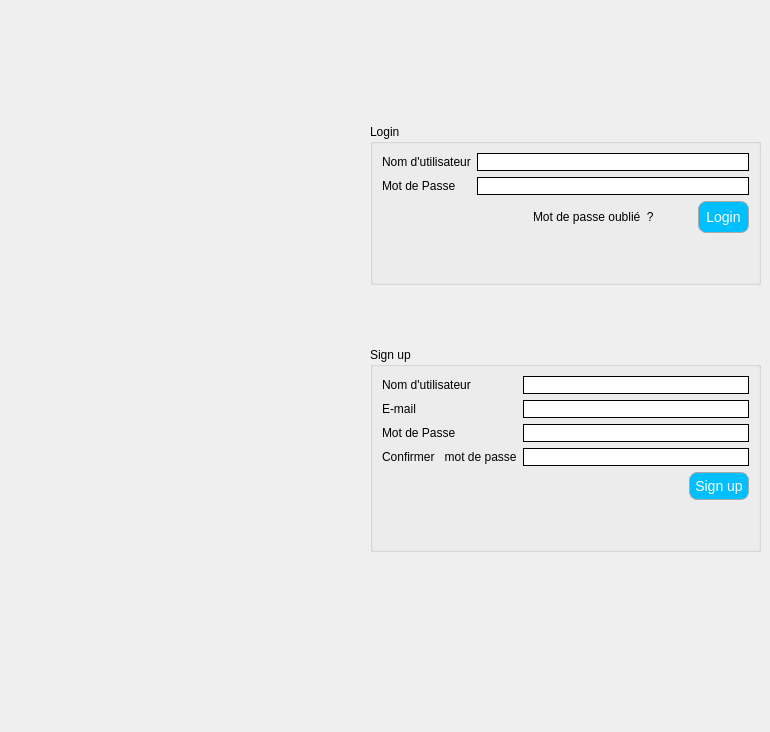
       <widget class="QWidget" name="page_2">
        <widget class="QWidget" name="layoutWidget_6">
         <property name="geometry">
          <rect>
           <x>370</x>
           <y>10</y>
           <width>391</width>
           <height>713</height>
          </rect>
         </property>
         <layout class="QVBoxLayout" name="verticalLayout_62">
          <item>
           <spacer name="verticalSpacer_69">
            <property name="orientation">
             <enum>Qt::Vertical</enum>
            </property>
            <property name="sizeHint" stdset="0">
             <size>
              <width>20</width>
              <height>40</height>
             </size>
            </property>
           </spacer>
          </item>
          <item>
           <spacer name="verticalSpacer_71">
            <property name="orientation">
             <enum>Qt::Vertical</enum>
            </property>
            <property name="sizeHint" stdset="0">
             <size>
              <width>20</width>
              <height>40</height>
             </size>
            </property>
           </spacer>
          </item>
          <item>
           <widget class="QGroupBox" name="groupBox_12">
            <property name="styleSheet">
             <string notr="true">font: 75 10pt &quot;MS Shell Dlg 2&quot;;</string>
            </property>
            <property name="title">
             <string>Login</string>
            </property>
            <layout class="QVBoxLayout" name="verticalLayout_63">
             <item>
              <layout class="QVBoxLayout" name="verticalLayout_64">
               <item>
                <layout class="QFormLayout" name="formLayout_14">
                 <item row="0" column="0">
                  <widget class="QLabel" name="usernameLabel">
                   <property name="text">
                    <string>Nom d'utilisateur</string>
                   </property>
                  </widget>
                 </item>
                 <item row="1" column="0">
                  <widget class="QLabel" name="passwordLabel">
                   <property name="text">
                    <string>Mot de Passe</string>
                   </property>
                  </widget>
                 </item>
                 <item row="0" column="1">
                  <widget class="QLineEdit" name="usernameLineEdit_login">
                   <property name="styleSheet">
                    <string notr="true">QLineEdit
{
 border-width: 1px;
border-style: solid;
border-color: black;
  border-radius: 10px;
padding:0 8;
}</string>
                   </property>
                  </widget>
                 </item>
                 <item row="1" column="1">
                  <widget class="QLineEdit" name="passwordLineEdit_login">
                   <property name="styleSheet">
                    <string notr="true">QLineEdit
{
 border-width: 1px;
border-style: solid;
border-color: black;
  border-radius: 10px;
padding:0 8;
}</string>
                   </property>
                  </widget>
                 </item>
                </layout>
               </item>
               <item>
                <layout class="QHBoxLayout" name="horizontalLayout_41">
                 <item>
                  <spacer name="horizontalSpacer_33">
                   <property name="orientation">
                    <enum>Qt::Horizontal</enum>
                   </property>
                   <property name="sizeHint" stdset="0">
                    <size>
                     <width>40</width>
                     <height>20</height>
                    </size>
                   </property>
                  </spacer>
                 </item>
                 <item>
                  <spacer name="horizontalSpacer_34">
                   <property name="orientation">
                    <enum>Qt::Horizontal</enum>
                   </property>
                   <property name="sizeHint" stdset="0">
                    <size>
                     <width>40</width>
                     <height>20</height>
                    </size>
                   </property>
                  </spacer>
                 </item>
                 <item>
                  <spacer name="horizontalSpacer_35">
                   <property name="orientation">
                    <enum>Qt::Horizontal</enum>
                   </property>
                   <property name="sizeHint" stdset="0">
                    <size>
                     <width>40</width>
                     <height>20</height>
                    </size>
                   </property>
                  </spacer>
                 </item>
                 <item>
                  <spacer name="horizontalSpacer_36">
                   <property name="orientation">
                    <enum>Qt::Horizontal</enum>
                   </property>
                   <property name="sizeHint" stdset="0">
                    <size>
                     <width>40</width>
                     <height>20</height>
                    </size>
                   </property>
                  </spacer>
                 </item>
                 <item>
                  <widget class="QLabel" name="mdp_oublie_label">
                   <property name="text">
                    <string>Mot de passe oublié  ?</string>
                   </property>
                  </widget>
                 </item>
                 <item>
                  <spacer name="horizontalSpacer_37">
                   <property name="orientation">
                    <enum>Qt::Horizontal</enum>
                   </property>
                   <property name="sizeHint" stdset="0">
                    <size>
                     <width>40</width>
                     <height>20</height>
                    </size>
                   </property>
                  </spacer>
                 </item>
                 <item>
                  <widget class="QPushButton" name="login_button">
                   <property name="styleSheet">
                    <string notr="true">QPushButton {
color: #FFFFFF;
background:#00BFFF;
border: none;
font-size:14px;
font-family:Arial, Helvetica, sans-serif;
border: 1px solid #A9A9A9;
border-top-left-radius: 7px;
border-top-right-radius: 7px;
border-radius: 8px;
padding:7px 7px 7px 7px;
}
QPushButton:hover {
color:#fff;
background:#A9A9A9;
border: none;
border-top-left-radius: 7px;
border-top-right-radius: 7px;
}</string>
                   </property>
                   <property name="text">
                    <string>Login</string>
                   </property>
                  </widget>
                 </item>
                </layout>
               </item>
              </layout>
             </item>
             <item>
              <spacer name="verticalSpacer_72">
               <property name="orientation">
                <enum>Qt::Vertical</enum>
               </property>
               <property name="sizeHint" stdset="0">
                <size>
                 <width>20</width>
                 <height>40</height>
                </size>
               </property>
              </spacer>
             </item>
            </layout>
           </widget>
          </item>
          <item>
           <spacer name="verticalSpacer_73">
            <property name="orientation">
             <enum>Qt::Vertical</enum>
            </property>
            <property name="sizeHint" stdset="0">
             <size>
              <width>20</width>
              <height>40</height>
             </size>
            </property>
           </spacer>
          </item>
          <item>
           <widget class="QGroupBox" name="groupBox_25">
            <property name="styleSheet">
             <string notr="true">font: 75 10pt &quot;MS Shell Dlg 2&quot;;</string>
            </property>
            <property name="title">
             <string>Sign up</string>
            </property>
            <layout class="QVBoxLayout" name="verticalLayout_65">
             <item>
              <layout class="QVBoxLayout" name="verticalLayout_66">
               <item>
                <layout class="QFormLayout" name="formLayout_15">
                 <item row="0" column="0">
                  <widget class="QLabel" name="label_115">
                   <property name="text">
                    <string>Nom d'utilisateur</string>
                   </property>
                  </widget>
                 </item>
                 <item row="3" column="0">
                  <widget class="QLabel" name="label_124">
                   <property name="text">
                    <string>Confirmer   mot de passe</string>
                   </property>
                  </widget>
                 </item>
                 <item row="2" column="0">
                  <widget class="QLabel" name="label_125">
                   <property name="text">
                    <string>Mot de Passe</string>
                   </property>
                  </widget>
                 </item>
                 <item row="1" column="0">
                  <widget class="QLabel" name="label_126">
                   <property name="text">
                    <string>E-mail</string>
                   </property>
                  </widget>
                 </item>
                 <item row="0" column="1">
                  <widget class="QLineEdit" name="usernameLineEdit_signup">
                   <property name="styleSheet">
                    <string notr="true">QLineEdit
{
 border-width: 1px;
border-style: solid;
border-color: black;
  border-radius: 10px;
padding:0 8;
}</string>
                   </property>
                  </widget>
                 </item>
                 <item row="1" column="1">
                  <widget class="QLineEdit" name="eMailLineEdit_signup">
                   <property name="styleSheet">
                    <string notr="true">QLineEdit
{
 border-width: 1px;
border-style: solid;
border-color: black;
  border-radius: 10px;
padding:0 8;
}</string>
                   </property>
                  </widget>
                 </item>
                 <item row="2" column="1">
                  <widget class="QLineEdit" name="passwordLineEdit_signup">
                   <property name="styleSheet">
                    <string notr="true">QLineEdit
{
 border-width: 1px;
border-style: solid;
border-color: black;
  border-radius: 10px;
padding:0 8;
}</string>
                   </property>
                  </widget>
                 </item>
                 <item row="3" column="1">
                  <widget class="QLineEdit" name="confimerMotDePasseLineEdit_signup">
                   <property name="styleSheet">
                    <string notr="true">QLineEdit
{
 border-width: 1px;
border-style: solid;
border-color: black;
  border-radius: 10px;
padding:0 8;
}</string>
                   </property>
                  </widget>
                 </item>
                </layout>
               </item>
               <item>
                <layout class="QHBoxLayout" name="horizontalLayout_42">
                 <item>
                  <spacer name="horizontalSpacer_38">
                   <property name="orientation">
                    <enum>Qt::Horizontal</enum>
                   </property>
                   <property name="sizeHint" stdset="0">
                    <size>
                     <width>40</width>
                     <height>20</height>
                    </size>
                   </property>
                  </spacer>
                 </item>
                 <item>
                  <widget class="QPushButton" name="signup_button">
                   <property name="styleSheet">
                    <string notr="true">QPushButton {
color: #FFFFFF;
background:#00BFFF;
border: none;
font-size:14px;
font-family:Arial, Helvetica, sans-serif;
border: 1px solid #A9A9A9;
border-top-left-radius: 7px;
border-top-right-radius: 7px;
border-radius: 8px;
padding:5px 5px 5px 5px;
}
QPushButton:hover {
color:#fff;
background:#A9A9A9;
border: none;
border-top-left-radius: 7px;
border-top-right-radius: 7px;
}</string>
                   </property>
                   <property name="text">
                    <string>Sign up</string>
                   </property>
                  </widget>
                 </item>
                </layout>
               </item>
               <item>
                <spacer name="verticalSpacer_74">
                 <property name="orientation">
                  <enum>Qt::Vertical</enum>
                 </property>
                 <property name="sizeHint" stdset="0">
                  <size>
                   <width>20</width>
                   <height>40</height>
                  </size>
                 </property>
                </spacer>
               </item>
              </layout>
             </item>
            </layout>
           </widget>
          </item>
          <item>
           <spacer name="verticalSpacer_75">
            <property name="orientation">
             <enum>Qt::Vertical</enum>
            </property>
            <property name="sizeHint" stdset="0">
             <size>
              <width>20</width>
              <height>40</height>
             </size>
            </property>
           </spacer>
          </item>
          <item>
           <spacer name="verticalSpacer_76">
            <property name="orientation">
             <enum>Qt::Vertical</enum>
            </property>
            <property name="sizeHint" stdset="0">
             <size>
              <width>20</width>
              <height>40</height>
             </size>
            </property>
           </spacer>
          </item>
          <item>
           <spacer name="verticalSpacer_77">
            <property name="orientation">
             <enum>Qt::Vertical</enum>
            </property>
            <property name="sizeHint" stdset="0">
             <size>
              <width>20</width>
              <height>40</height>
             </size>
            </property>
           </spacer>
          </item>
         </layout>
        </widget>
       </widget>
